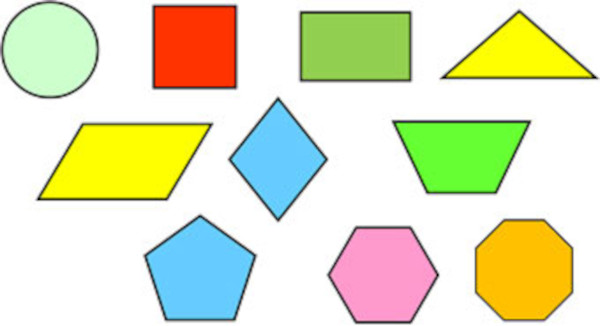
#> input picture opencv/opencv-robotics/resources/shapes3.jpg, 600 x 326 px
$ python chapter8-contoursshapedetection.py
#> lines starting #> are read from the running program, lines starting #| are printed output that depends on the picture; after the words box and inside, x2 and y2 are one past the last pixel; in counts of white or black regions, pixels touching at a corner belong together
import cv2
import numpy as np
path = 'resources/shapes3.jpg'
img = cv2.imread(path)
#> img is the input picture: shape (326, 600, 3); mean B, G, R 191.9, 227.7, 224.3
imgContour = img.copy()

def getContours(img):
	contours, hierarchy = cv2.findContours(img, cv2.RETR_EXTERNAL, cv2.CHAIN_APPROX_NONE)
	for cnt in contours:
		area = cv2.contourArea(cnt)
		print(area)
		if area > 500:
			cv2.drawContours(imgContour, cnt, -1, (255, 0, 0), 3)
			peri = cv2.arcLength(cnt, True)
			print(peri)

			approx = cv2.approxPolyDP(cnt, 0.02 * peri, True)
			objCor = len(approx)
			print('approx = ', objCor)

			x, y, w, h = cv2.boundingRect(approx)

			if objCor == 3:
				objectType = 'Tri'
			elif objCor == 4:
				aspRatio = w/float(h)
				if (aspRatio > 0.95) and (aspRatio < 1.05):
					objectType = 'Square'
				else:
					objectType = 'Rectangle'
			elif objCor > 4:
				objectType = 'Circle'
			else:
				objectType = 'None'

			cv2.rectangle(imgContour, (x, y), (x + w, y + h), (0, 255, 0), 2)
			cv2.putText(imgContour, objectType,
				(x + w//2 -10, y + h//2 -10), cv2.FONT_HERSHEY_COMPLEX, 0.7, (0, 0, 0), 2)


imgGray = cv2.cvtColor(img, cv2.COLOR_BGR2GRAY)
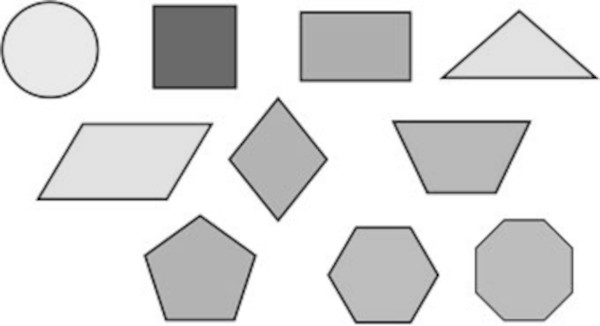
#> imgGray: shape (326, 600); min 1, max 255, mean 222.6
imgBlur = cv2.GaussianBlur(imgGray, (7, 7), 1)
imgCanny = cv2.Canny(imgBlur, 50, 50)
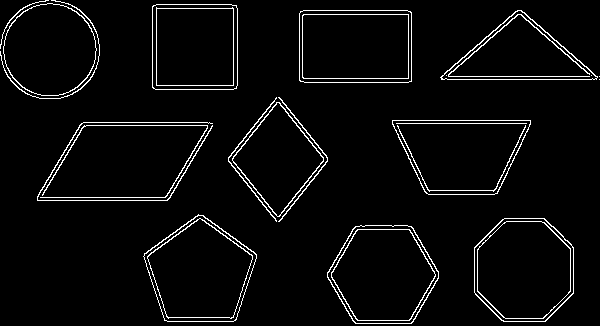
#> imgCanny: shape (326, 600); 4% white in thin lines or dots
imgBlank = np.zeros_like(img)

getContours(imgCanny)
#> in getContours, `contours, hierarchy = cv2.findContours(img, cv2.RETR_EXTERNAL, cv2.CHA..`: contours = 17 contours, 2 with area under 20; largest, box (x1, y1, x2, y2) and area: (474, 218, 574, 322) 8584, (143, 214, 257, 322) 8505, (327, 225, 439, 324) 8337, (299, 10, 412, 83) 8048, (392, 120, 531, 195) 7842
#> the loop in getContours, `for cnt in contours:` made 17 passes
#> (area, peri, approx, objCor, x, y, w, h) on passes 6, 7, 13, 14: (7842.5, 383.6, [[392, 120], [428, 194], [497, 193], [530, 124]], 4, 392, 120, 139, 75), (5451.5, 306.3, [[276, 102], [232, 160], [279, 216], [323, 157]], 4, 232, 102, 92, 115), (8047.5, 363.9, [[300, 11], [300, 81], [411, 81], [410, 11]], 4, 300, 11, 112, 71), (7204, 335.3, [[152, 6], [153, 88], [236, 88], [236, 5]], 4, 152, 5, 85, 84)
#> (area, peri, approx, objCor, x, y, w, h) on pass 12: (5772, 376, [[440, 77], [597, 76], [517, 10]], 3, 440, 10, 158, 68)
#> (printed output is left out)
#> after the loop in getContours, `for cnt in contours:`:
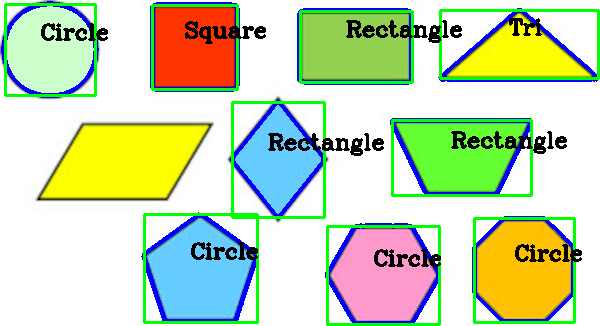
#> imgContour: shape (326, 600, 3); 13.06% of pixels changed, all inside (x1, y1, x2, y2) = (1, 1, 600, 326)

cv2.imshow('Original', img)
cv2.imshow('Gray', imgGray)
cv2.imshow('Blur', imgBlur)
cv2.imshow('Canny', imgCanny)
cv2.imshow('Contour', imgContour)
# cv2.imshow('Blank', imgBlank)

cv2.waitKey(0)

$ run again, with opencv/opencv-robotics/resources/shapes1.jpg copied over opencv/opencv-robotics/resources/shapes3.jpg
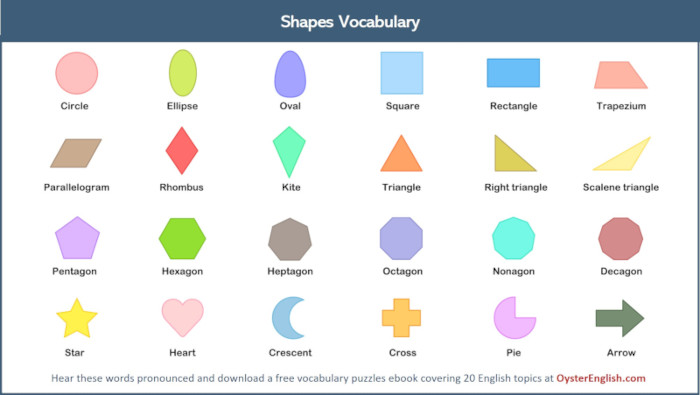
#> input picture opencv/opencv-robotics/resources/shapes1.jpg, 700 x 395 px
#> img is the input picture: shape (395, 700, 3); mean B, G, R 228.9, 227.4, 224.2
#> `imgCanny = cv2.Canny(imgBlur, 50, 50)`:
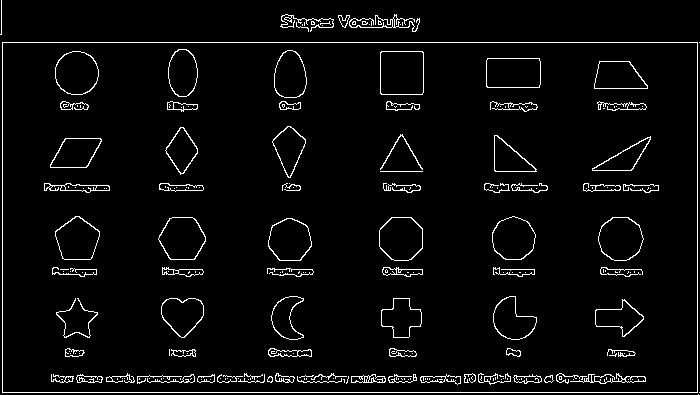
#> imgCanny: shape (395, 700); 4% white in thin lines or dots
#> contours = 20 contours, 16 with area under 20; largest, box (x1, y1, x2, y2) and area: (2, 42, 698, 393) 243250, (338, 15, 350, 28) 68, (349, 14, 420, 32) 58, (280, 14, 334, 32) 46
#> the loop in getContours, `for cnt in contours:` made 20 passes
#> (area, peri, approx, objCor, x, y, w, h) on pass 4: (243250, 2090, [[2, 42], [2, 392], [697, 392], [697, 42]], 4, 2, 42, 696, 351)
#> (printed output is left out)
#> after the loop in getContours, `for cnt in contours:`:
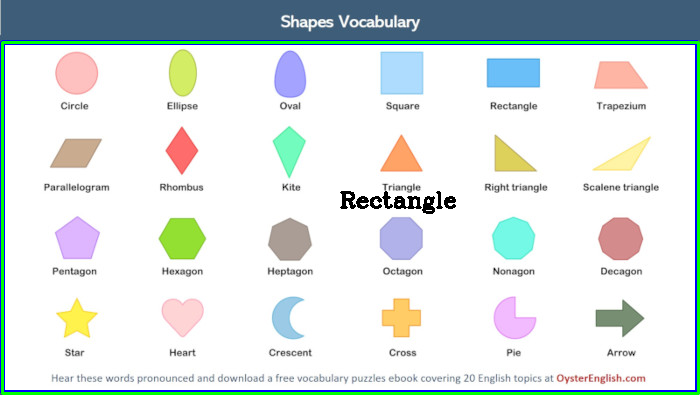
#> imgContour: shape (395, 700, 3); 4.16% of pixels changed, all inside (x1, y1, x2, y2) = (0, 40, 700, 395)

$ run again, with opencv/opencv-robotics/resources/shapes2.jpg copied over opencv/opencv-robotics/resources/shapes3.jpg
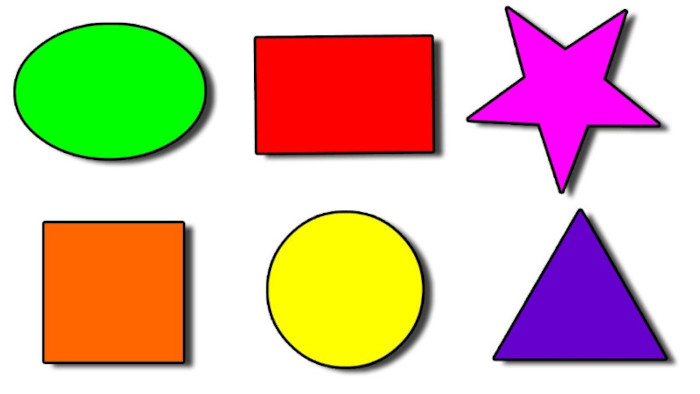
#> input picture opencv/opencv-robotics/resources/shapes2.jpg, 700 x 394 px
#> img is the input picture: shape (394, 700, 3); mean B, G, R 167.7, 189.4, 215.7
#> `imgCanny = cv2.Canny(imgBlur, 50, 50)`:
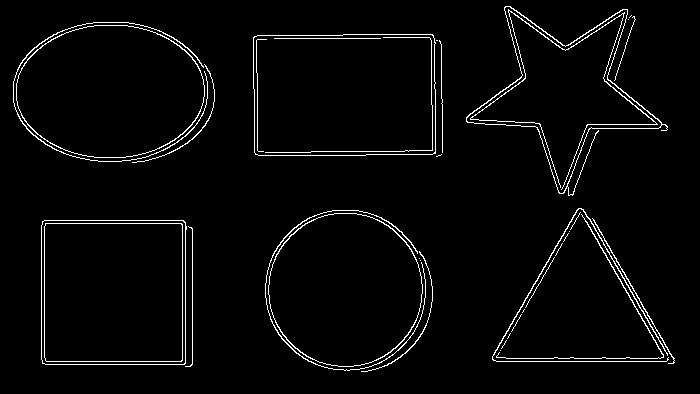
#> imgCanny: shape (394, 700); 3% white in thin lines or dots, all inside (x1, y1, x2, y2) = (13, 6, 675, 372)
#> contours = 31 contours, 19 with area under 20; largest, box (x1, y1, x2, y2) and area: (253, 34, 436, 156) 21730, (41, 220, 187, 365) 20724, (16, 25, 205, 158) 19694, (268, 213, 423, 367) 18542, (466, 6, 668, 196) 14374
#> the loop in getContours, `for cnt in contours:` made 31 passes
#> (area, peri, approx, objCor, x, y, w, h) on passes 14, 25: (20724.5, 572.7, [[42, 221], [42, 363], [184, 364], [185, 222]], 4, 42, 221, 144, 144), (21730.5, 601.2, [[253, 37], [255, 154], [435, 153], [432, 34]], 4, 253, 34, 183, 121)
#> (printed output is left out)
#> after the loop in getContours, `for cnt in contours:`:
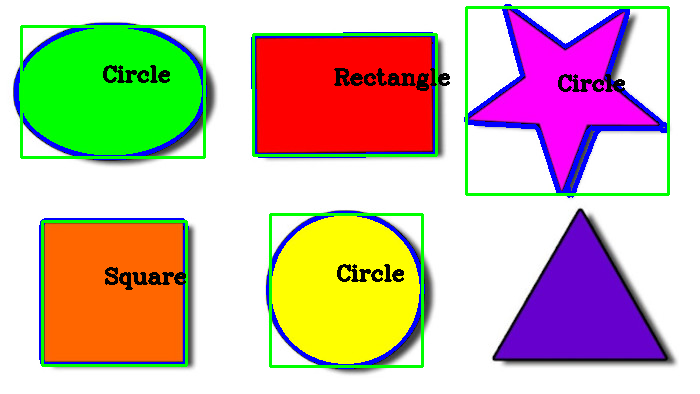
#> imgContour: shape (394, 700, 3); 8.09% of pixels changed, all inside (x1, y1, x2, y2) = (14, 4, 670, 369)
